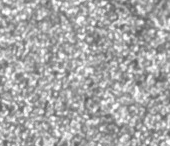
#> input picture enhanced_debug/06_resolution_adaptive_original.png, 170 x 146 px; its folder holds only this picture in this run
$ python -i contrast_analysis.py   (imports and definitions only)   (older library calls are emulated)
#> lines starting #> are read from the running program, lines starting #| are printed output that depends on the picture; after the words box and inside, x2 and y2 are one past the last pixel; in counts of white or black regions, pixels touching at a corner belong together
#> further down, picture is the input picture: shape (146, 170, 3); min 85, max 255, mean 167.8
### analysis/gradient_analysis.py
"""
Gradient analysis module for DIC image quality assessment.

This module analyzes gradient characteristics of DIC images to assess edge content,
sharpness, and directional properties. It calculates gradient magnitude, orientation,
and distribution metrics using Sobel operators to evaluate the suitability of
speckle patterns for correlation analysis.

Usage:
    from analysis.gradient_analysis import GradientAnalyzer

    analyzer = GradientAnalyzer()
    results = analyzer.analyze(image_data)
"""

import cv2
import numpy as np
from typing import Dict, Any, Tuple, List, Optional
import logging
from scipy import ndimage
from scipy.signal import convolve2d
from functools import lru_cache
import hashlib


logger = logging.getLogger(__name__)


class GradientAnalyzer:
    """
    Analyzes image gradients for DIC quality assessment.

    This is the central source for all gradient calculations in the application.
    Other modules should use this class for gradient computation to ensure
    consistency and proper normalization.
    """

    def __init__(self):
        # Gradient operator kernels with their normalization factors
        self.gradient_kernels = {
            'sobel': {
                'x': np.array([[-1, 0, 1], [-2, 0, 2], [-1, 0, 1]], dtype=np.float64),
                'y': np.array([[-1, -2, -1], [0, 0, 0], [1, 2, 1]], dtype=np.float64),
                'norm_factor': 8.0
            },
            'prewitt': {
                'x': np.array([[-1, 0, 1], [-1, 0, 1], [-1, 0, 1]], dtype=np.float64),
                'y': np.array([[-1, -1, -1], [0, 0, 0], [1, 1, 1]], dtype=np.float64),
                'norm_factor': 6.0
            },
            'scharr': {
                'x': np.array([[-3, 0, 3], [-10, 0, 10], [-3, 0, 3]], dtype=np.float64),
                'y': np.array([[-3, -10, -3], [0, 0, 0], [3, 10, 3]], dtype=np.float64),
                'norm_factor': 32.0
            }
        }

        self.local_window_sizes = [5, 9, 15, 21]  # For multi-scale analysis
        self.gradient_percentiles = [25, 50, 75, 90, 95, 99]

    # ========== Core Gradient Calculation Methods (Used by Other Modules) ==========

    def calculate_gradients(self, image: np.ndarray, method: str = 'sobel',
                            normalize: bool = True) -> Tuple[np.ndarray, np.ndarray, np.ndarray]:
        """
        Calculate gradients using specified method. This is the PRIMARY method
        that should be used by other modules for gradient calculation.

        Args:
            image: Input grayscale image
            method: Gradient operator ('sobel', 'prewitt', 'scharr')
            normalize: Whether to apply proper normalization

        Returns:
            Tuple of (grad_x, grad_y, magnitude)
        """
        if len(image.shape) > 2:
            image = cv2.cvtColor(image, cv2.COLOR_RGB2GRAY)

        if method == 'sobel':
            grad_x = cv2.Sobel(image, cv2.CV_64F, 1, 0, ksize=3)
            grad_y = cv2.Sobel(image, cv2.CV_64F, 0, 1, ksize=3)
            norm_factor = 8.0
        elif method == 'scharr':
            grad_x = cv2.Scharr(image, cv2.CV_64F, 1, 0)
            grad_y = cv2.Scharr(image, cv2.CV_64F, 0, 1)
            norm_factor = 32.0
        elif method == 'prewitt':
            # Manual convolution for Prewitt
            kernel_x = self.gradient_kernels['prewitt']['x']
            kernel_y = self.gradient_kernels['prewitt']['y']
            grad_x = cv2.filter2D(image, cv2.CV_64F, kernel_x)
            grad_y = cv2.filter2D(image, cv2.CV_64F, kernel_y)
            norm_factor = 6.0
        else:
            raise ValueError(f"Unknown gradient method: {method}")

        # Apply normalization
        if normalize:
            grad_x = grad_x / norm_factor
            grad_y = grad_y / norm_factor

        # Calculate magnitude
        magnitude = np.sqrt(grad_x ** 2 + grad_y ** 2)

        return grad_x, grad_y, magnitude

    # [631 lines left out: functions calculate_mig_ef_metrics, calculate_gradient_quality_score, analyze, _calculate_gradient_maps, _analyze_gradient_magnitude, _analyze_gradient_direction and 8 more, not called in this run]

class GradientAnalyzerCache:
    """Cache wrapper for expensive gradient calculations."""

    # [37 lines left out: functions __init__, _get_image_hash, get_gradients, not called in this run]

### analysis/contrast_analysis.py
"""
Contrast analysis module for DIC image quality assessment.

This module provides comprehensive contrast analysis for Digital Image Correlation
(DIC) images, evaluating both local and global contrast characteristics. It uses
multiple metrics including RMS contrast, Michelson contrast, and local contrast
variation to assess image quality for DIC applications.

Usage:
    from analysis.contrast_analysis import ContrastAnalyzer

    analyzer = ContrastAnalyzer()
    results = analyzer.analyze(image_data)
"""

import cv2
import numpy as np
from typing import Dict, Any, Tuple
import logging
from analysis.gradient_analysis import GradientAnalyzer

logger = logging.getLogger(__name__)


class ContrastAnalyzer:
    """
    Analyzes image contrast for DIC quality assessment.

    Contrast is essential for reliable correlation in DIC. This module implements
    multiple contrast measures including RMS, Michelson, Weber contrasts, and
    local contrast variations.
    """

    def __init__(self):
        self.gradient_analyzer = GradientAnalyzer()
        self.local_window_size = 5  # Size for local contrast analysis
        self.contrast_percentiles = [25, 50, 75, 90, 95]  # For distribution analysis

    def analyze(self, image: np.ndarray) -> Dict[str, Any]:
        """
        Perform complete contrast analysis on an image.

        Args:
            image: Input image (grayscale)

        Returns:
            Dictionary containing contrast metrics
        """
        if len(image.shape) == 3:
            gray = cv2.cvtColor(image, cv2.COLOR_RGB2GRAY)
        else:
            gray = image.copy()

        if gray.size == 0:
            return self._empty_result()

        try:
            # Basic intensity statistics
            basic_stats = self._calculate_basic_statistics(gray)

            # Global contrast measures
            global_contrast = self._calculate_global_contrast(gray, basic_stats)

            # Local contrast analysis
            local_contrast = self._calculate_local_contrast(gray)

            # Contrast distribution analysis
            distribution_metrics = self._calculate_contrast_distribution(gray)

            # Edge-based contrast
            edge_contrast = self._calculate_edge_contrast(gray)

            # Dynamic range analysis
            dynamic_range = self._calculate_dynamic_range(gray)

            # Combine all results
            result = {
                **basic_stats,
                **global_contrast,
                **local_contrast,
                **distribution_metrics,
                **edge_contrast,
                **dynamic_range
            }

            return result

        except Exception as e:
            logger.error(f"Error in contrast analysis: {e}")
            return self._empty_result()

    def _calculate_basic_statistics(self, gray: np.ndarray) -> Dict[str, float]:
        """Calculate basic intensity statistics."""
        mean_intensity = float(np.mean(gray))
        std_intensity = float(np.std(gray))
        min_intensity = float(np.min(gray))
        max_intensity = float(np.max(gray))
        median_intensity = float(np.median(gray))

        return {
            'mean_intensity': mean_intensity,
            'std_intensity': std_intensity,
            'min_intensity': min_intensity,
            'max_intensity': max_intensity,
            'median_intensity': median_intensity
        }

    def _calculate_global_contrast(self, gray: np.ndarray, basic_stats: Dict) -> Dict[str, float]:
        """Calculate global contrast measures."""
        mean_val = basic_stats['mean_intensity']
        std_val = basic_stats['std_intensity']
        min_val = basic_stats['min_intensity']
        max_val = basic_stats['max_intensity']

        # RMS Contrast (most common for DIC)
        rms_contrast = float(std_val / (mean_val + 1e-6))

        # Michelson Contrast
        if (max_val + min_val) > 0:
            michelson_contrast = float((max_val - min_val) / (max_val + min_val))
        else:
            michelson_contrast = 0.0

        # Weber Contrast
        weber_contrast = float((max_val - mean_val) / (mean_val + 1e-6))

        # Coefficient of Variation
        cv_contrast = float(std_val / (mean_val + 1e-6))

        # Simple contrast ratio
        if max_val > 0:
            simple_contrast = float((max_val - min_val) / max_val)
        else:
            simple_contrast = 0.0

        return {
            'rms_contrast': rms_contrast,
            'michelson_contrast': michelson_contrast,
            'weber_contrast': weber_contrast,
            'cv_contrast': cv_contrast,
            'simple_contrast': simple_contrast
        }

    def _calculate_local_contrast(self, gray: np.ndarray) -> Dict[str, float]:
        """Calculate local contrast variations."""
        h, w = gray.shape

        if h < self.local_window_size or w < self.local_window_size:
            return {
                'local_contrast_mean': 0.0,
                'local_contrast_std': 0.0,
                'local_contrast_max': 0.0,
                'local_contrast_min': 0.0
            }

        # Create local mean filter
        kernel = np.ones((self.local_window_size, self.local_window_size)) / (self.local_window_size ** 2)
        local_mean = cv2.filter2D(gray.astype(np.float32), -1, kernel)

        # Calculate local contrast using different methods
        local_contrasts = []

        # Method 1: Local RMS contrast
        local_diff = gray.astype(np.float32) - local_mean
        local_rms = np.sqrt(cv2.filter2D(local_diff ** 2, -1, kernel))
        local_rms_contrast = local_rms / (local_mean + 1e-6)
        local_contrasts.append(local_rms_contrast)

        # Method 2: Local standard deviation
        local_std = cv2.filter2D((gray.astype(np.float32) - local_mean) ** 2, -1, kernel)
        local_std = np.sqrt(local_std)
        local_std_contrast = local_std / (local_mean + 1e-6)
        local_contrasts.append(local_std_contrast)

        # Combine local contrast measures
        combined_local = (local_rms_contrast + local_std_contrast) / 2

        return {
            'local_contrast_mean': float(np.mean(combined_local)),
            'local_contrast_std': float(np.std(combined_local)),
            'local_contrast_max': float(np.max(combined_local)),
            'local_contrast_min': float(np.min(combined_local))
        }

    def _calculate_contrast_distribution(self, gray: np.ndarray) -> Dict[str, Any]:
        """Analyze contrast distribution across the image."""
        # Calculate local contrast at multiple scales
        contrasts_multiscale = []

        for window_size in [3, 5, 7, 9]:
            if gray.shape[0] > window_size and gray.shape[1] > window_size:
                kernel = np.ones((window_size, window_size)) / (window_size ** 2)
                local_mean = cv2.filter2D(gray.astype(np.float32), -1, kernel)
                local_std = cv2.filter2D(
                    (gray.astype(np.float32) - local_mean) ** 2, -1, kernel
                )
                local_std = np.sqrt(local_std)
                local_contrast = local_std / (local_mean + 1e-6)
                contrasts_multiscale.append(local_contrast)

        if not contrasts_multiscale:
            return {
                'contrast_percentiles': [0.0] * len(self.contrast_percentiles),
                'contrast_entropy': 0.0,
                'contrast_uniformity': 0.0
            }

        # Average across scales
        avg_contrast = np.mean(contrasts_multiscale, axis=0)

        # Calculate percentiles
        percentiles = [float(np.percentile(avg_contrast, p)) for p in self.contrast_percentiles]

        # Calculate entropy of contrast distribution
        hist, _ = np.histogram(avg_contrast, bins=64, density=True)
        hist = hist[hist > 0]
        contrast_entropy = float(-np.sum(hist * np.log2(hist))) if len(hist) > 0 else 0.0

        # Contrast uniformity (inverse of standard deviation)
        contrast_uniformity = float(1.0 / (1.0 + np.std(avg_contrast)))

        return {
            'contrast_percentiles': percentiles,
            'contrast_entropy': contrast_entropy,
            'contrast_uniformity': contrast_uniformity
        }

    def _calculate_edge_contrast(self, gray: np.ndarray) -> Dict[str, float]:
        """Calculate contrast at edges and boundaries."""
        # Calculate gradients using the universal gradient analyzer
        grad_x, grad_y, gradient_magnitude = self.gradient_analyzer.calculate_gradients(gray, 'sobel', normalize=True)

        # Edge detection
        edges = cv2.Canny(gray, 50, 150)
        edge_pixels = edges > 0

        if not np.any(edge_pixels):
            return {
                'edge_contrast_mean': 0.0,
                'edge_contrast_max': 0.0,
                'edge_density': 0.0,
                'edge_strength': 0.0
            }

        # Calculate contrast at edge locations
        edge_gradients = gradient_magnitude[edge_pixels]

        edge_contrast_mean = float(np.mean(edge_gradients))
        edge_contrast_max = float(np.max(edge_gradients))
        edge_density = float(np.sum(edge_pixels) / gray.size)
        edge_strength = float(np.mean(gradient_magnitude))

        return {
            'edge_contrast_mean': edge_contrast_mean,
            'edge_contrast_max': edge_contrast_max,
            'edge_density': edge_density,
            'edge_strength': edge_strength
        }

    def _calculate_dynamic_range(self, gray: np.ndarray) -> Dict[str, float]:
        """Calculate dynamic range characteristics."""
        min_val = float(np.min(gray))
        max_val = float(np.max(gray))

        # Full dynamic range
        dynamic_range = max_val - min_val

        # Effective dynamic range (5th to 95th percentile)
        p5 = float(np.percentile(gray, 5))
        p95 = float(np.percentile(gray, 95))
        effective_range = p95 - p5

        # Dynamic range utilization
        theoretical_max = 255.0
        range_utilization = dynamic_range / theoretical_max

        # Histogram analysis for dynamic range
        hist, bin_edges = np.histogram(gray, bins=256, range=(0, 256))

        # Find first and last non-zero bins
        non_zero_bins = np.where(hist > 0)[0]
        if len(non_zero_bins) > 0:
            used_range = non_zero_bins[-1] - non_zero_bins[0]
            histogram_utilization = used_range / 255.0
        else:
            histogram_utilization = 0.0

        # Bit depth estimation
        unique_values = len(np.unique(gray))
        effective_bit_depth = float(np.log2(unique_values)) if unique_values > 1 else 0.0

        return {
            'dynamic_range': dynamic_range,
            'effective_range': effective_range,
            'range_utilization': range_utilization,
            'histogram_utilization': float(histogram_utilization),
            'effective_bit_depth': effective_bit_depth,
            'unique_intensities': float(unique_values)
        }

    def calculate_contrast_quality_score(self, metrics: Dict[str, Any]) -> float:
        """
        Calculate overall contrast quality score.

        Args:
            metrics: Contrast metrics from analyze()

        Returns:
            Quality score between 0.0 and 1.0
        """
        try:
            # Extract key metrics
            rms_contrast = metrics.get('rms_contrast', 0.0)
            michelson_contrast = metrics.get('michelson_contrast', 0.0)
            local_contrast_mean = metrics.get('local_contrast_mean', 0.0)
            range_utilization = metrics.get('range_utilization', 0.0)
            edge_strength = metrics.get('edge_strength', 0.0)

            # Score individual main_components
            # RMS contrast scoring (optimal: 0.2-0.6)
            if 0.2 <= rms_contrast <= 0.6:
                rms_score = 1.0
            elif 0.1 <= rms_contrast <= 0.8:
                rms_score = 0.8
            elif 0.05 <= rms_contrast <= 1.0:
                rms_score = 0.6
            else:
                rms_score = 0.3

            # Michelson contrast scoring
            michelson_score = min(1.0, michelson_contrast * 2.0)

            # Local contrast scoring
            local_score = min(1.0, local_contrast_mean / 0.3)

            # Dynamic range scoring
            range_score = min(1.0, range_utilization * 2.0)

            # Edge strength scoring
            edge_score = min(1.0, edge_strength / 50.0)

            # Weighted combination
            quality_score = (
                    rms_score * 0.3 +
                    michelson_score * 0.2 +
                    local_score * 0.2 +
                    range_score * 0.15 +
                    edge_score * 0.15
            )

            return max(0.0, min(1.0, quality_score))

        except Exception as e:
            logger.warning(f"Error calculating contrast quality score: {e}")
            return 0.0

    def analyze_local_contrast_quality(self, image: np.ndarray, window_size: int = 32) -> np.ndarray:
        """
        Analyze contrast quality in local windows across the image.

        Args:
            image: Input image
            window_size: Size of analysis windows

        Returns:
            2D array of local contrast quality scores
        """
#> called with window_size = 32
        if len(image.shape) == 3:
            gray = cv2.cvtColor(image, cv2.COLOR_RGB2GRAY)
        else:
            gray = image.copy()

        h, w = gray.shape
#> h = 146; w = 170
        quality_map = np.zeros((h, w), dtype=np.float32)
        count_map = np.zeros((h, w), dtype=np.int32)

        step = max(1, window_size // 4)

        for y in range(0, h - window_size + 1, step):
            for x in range(0, w - window_size + 1, step):
                # Extract local window
                window = gray[y:y + window_size, x:x + window_size]

                # Analyze local contrast
                local_metrics = self.analyze(window)
                local_quality = self.calculate_contrast_quality_score(local_metrics)

                # Map back to image coordinates
                y_end = min(y + window_size, h)
                x_end = min(x + window_size, w)
                quality_map[y:y_end, x:x_end] += local_quality
                count_map[y:y_end, x:x_end] += 1
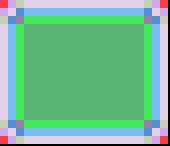
#> count_map: shape (146, 170) int32; 10 distinct labels, from 0 to 16; one colour per label, 0 black
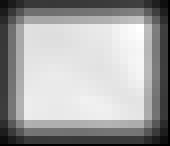
#> quality_map: shape (146, 170) float32; min 0, max 12.02, mean 7.68; drawn with min black and max white
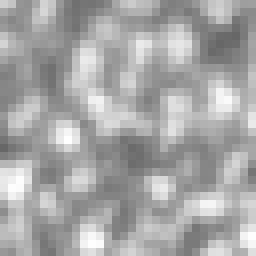
#> window: shape (32, 32) (shown 8 times larger); min 103, max 254, mean 167

        # Average overlapping regions
        mask = count_map > 0
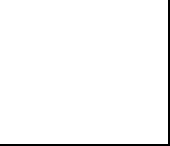
#> mask: shape (146, 170) bool; 97.5% white; 1 black region, box (x1, y1, x2, y2) and area: (0, 0, 170, 146) 628
        quality_map[mask] /= count_map[mask]
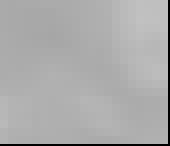
#> quality_map: shape (146, 170) float32; min 0, max 0.758, mean 0.674

        return quality_map

    # [132 lines left out: functions get_contrast_recommendations, compare_regions, _empty_result, not called in this run]

>>> import cv2
>>> picture = cv2.cvtColor(cv2.imread('../enhanced_debug/06_resolution_adaptive_original.png'), cv2.COLOR_BGR2RGB)
>>> result = ContrastAnalyzer().analyze_local_contrast_quality(picture)

$ run again, on enhanced_debug/06a_image_analysis.png
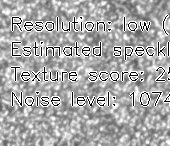
#> input picture enhanced_debug/06a_image_analysis.png, 170 x 146 px
#> picture is the input picture: shape (146, 170, 3); min 0, max 255, mean 169.1
#> after the loop in analyze_local_contrast_quality, `for y in range(0, h - window_size + 1, step):`:
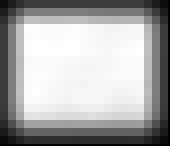
#> quality_map: shape (146, 170) float32; min 0, max 15.12, mean 9.99; drawn with min black and max white
#> mask: shape (146, 170) bool; 97.5% white; 1 black region, box (x1, y1, x2, y2) and area: (0, 0, 170, 146) 628
#> in analyze_local_contrast_quality, `quality_map[mask] /= count_map[mask]`:
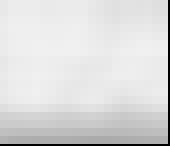
#> quality_map: shape (146, 170) float32; min 0, max 0.945, mean 0.86

$ run again, on enhanced_debug/11_speckles_by_size.png
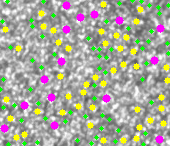
#> input picture enhanced_debug/11_speckles_by_size.png, 170 x 146 px
#> in analyze_local_contrast_quality, `gray = cv2.cvtColor(image, cv2.COLOR_RGB2GRAY)`:
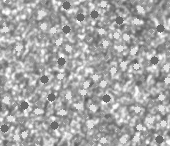
#> gray: shape (146, 170); min 85, max 255, mean 167
#> after the loop in analyze_local_contrast_quality, `for y in range(0, h - window_size + 1, step):`:
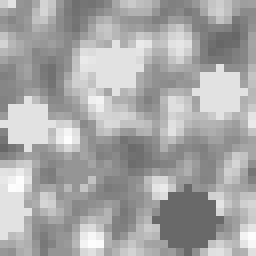
#> window: shape (32, 32) (shown 8 times larger); min 103, max 254, mean 168.1
#> mask: shape (146, 170) bool; 97.5% white; 1 black region, box (x1, y1, x2, y2) and area: (0, 0, 170, 146) 628
